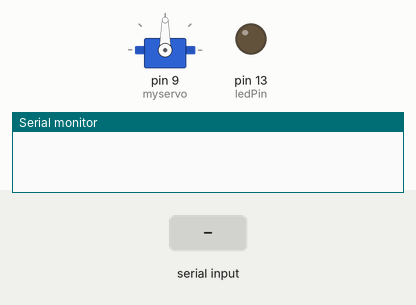
Recording of a sketch running on a simulated Arduino Uno, built with avr-gcc and run on an emulated ATmega328P. Parts: servo, output pins drawn as LEDs (lit = HIGH), the last lines printed to the serial monitor. The inputs (shaded band) are chosen by the test bench.

Above: at 1.2 s.
1.3 s: "1\n" received over Serial
At 1.75 s:
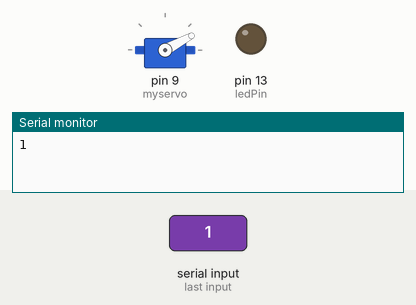
At 7.9 s:
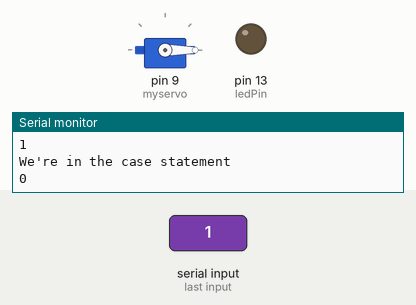
Timing chart, 0 to 9.4 s (numbered marks = the images above; inputs shaded):
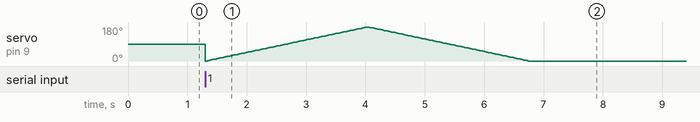

The sketch:

demo.ino
```cpp
/*
 * Oliver's first arduino program
 */
#include <Servo.h>

int ledPin = 13;
Servo myservo;
float x;
int rx;
int pos = 0;

void setup() {
  // put your setup code here, to run once:
  Serial.begin(9600);
  pinMode(ledPin, OUTPUT);
  myservo.attach(9);
  //myservo.write(0);
}

void loop() {
  // put your main code here, to run repeatedly:
//    while(Serial.available()==0){
//    }
//    x = Serial.parseFloat();
//
//    Serial.print("Your float value is ");
//    Serial.println(x);
}

void serialEvent(){
  while(Serial.available()){
      rx = Serial.parseInt();
      Serial.println(rx);
      switch(rx){
           case 1:
              for (pos = 0; pos <= 180; pos += 1) { // goes from 0 degrees to 180 degrees
                // in steps of 1 degree
                myservo.write(pos);              // tell servo to go to position in variable 'pos'
                delay(15);                       // waits 15ms for the servo to reach the position
                }
              for (pos = 180; pos >= 0; pos -= 1) { // goes from 180 degrees to 0 degrees
                myservo.write(pos);              // tell servo to go to position in variable 'pos'
                delay(15);                       // waits 15ms for the servo to reach the position
              }
              Serial.println("We're in the case statement");
              break;
        }
   }
}
```
